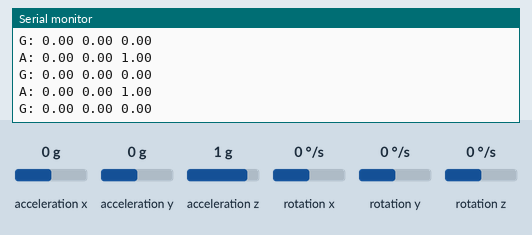
A sketch run on a simulated Arduino Nano, built with avr-gcc and run on an emulated ATmega328P. Shown: the last lines printed to the serial monitor. The test bench sets the inputs (shaded band); at power-on: acceleration y 0 g, rotation x 0 °/s, rotation y 0 °/s, acceleration x 0 g, acceleration z 1 g, rotation z 0 °/s.

Above: at 1.2 s.
1.3 s: acceleration y set to -1.4 g
At 2.2 s:
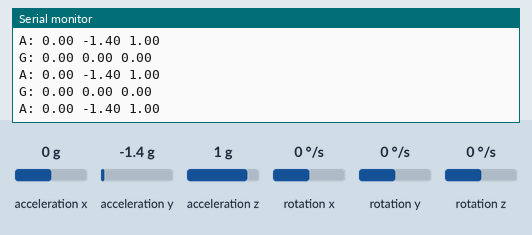
4.3 s: rotation x set to 100 °/s
At 5.2 s:
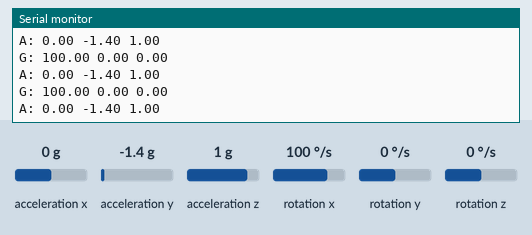
7.3 s: rotation y set to 100 °/s
At 8.4 s:
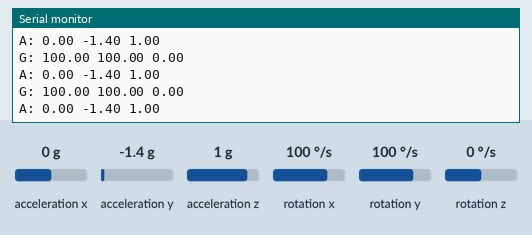
10.3 s: rotation x set to 0 °/s
At 11.3 s:
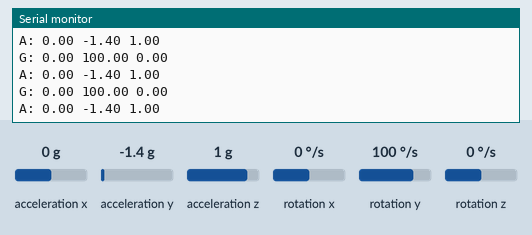
13.3 s: acceleration x set to -1.4 g
At 14.3 s:
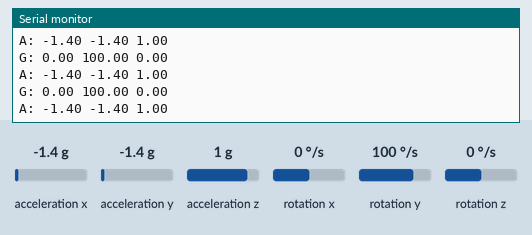

The sketch:

lsm6dsox_nano.ino
```cpp
// snippet: lsm6dsox_nano
// tags: imu, lsm6dsox, accelerometer, gyroscope, nano33iot, nano33ble, onboard, 6dof
// boards: nano33iot, nano33ble
// library: Arduino_LSM6DSOX
// description: NANO 33 IoT / BLE ONLY — reads the onboard LSM6DSOX via Arduino_LSM6DSOX.
//   This library talks to the chip hard-wired on the board; it will NOT work with an external
//   LSM6DSOX wired over I2C. For an external sensor use lsm6dsox_i2c instead.
// prompts: LSM6DSOX Nano 33, onboard IMU Nano 33 IoT BLE, Arduino_LSM6DSOX library, built-in 6DOF Nano, LSM6DSOX Arduino library
// not-tags: mpu6050, mpu9250, lsm6ds3, adxl345, bno055, bno085, bno08x, icm20948, icm42688, lis3dh
// exact-include: Arduino_LSM6DSOX.h

#include <Arduino_LSM6DSOX.h>

float ax, ay, az, gx, gy, gz;
unsigned long prevMs = 0;

void setup() {
  Serial.begin(9600);
  while (!Serial && millis() < 3000);
  if (!IMU.begin()) { Serial.println("LSM6DSOX init failed"); while (1); }
  Serial.print("Accel sample rate: "); Serial.println(IMU.accelerationSampleRate());
}

void loop() {
  unsigned long now = millis();
  if (now - prevMs < 20) return;
  prevMs = now;

  if (IMU.accelerationAvailable()) {  // LSM6DS3: true when a new accel sample is ready
    IMU.readAcceleration(ax, ay, az);  // LSM6DS3: writes g-force into the 3 float args; NOT getMotion6()
    Serial.print("A: "); Serial.print(ax); Serial.print(" "); Serial.print(ay); Serial.print(" "); Serial.println(az);
  }
  if (IMU.gyroscopeAvailable()) {  // LSM6DS3: true when a new gyro sample is ready
    IMU.readGyroscope(gx, gy, gz);  // LSM6DS3: writes deg/s into the 3 float args
    Serial.print("G: "); Serial.print(gx); Serial.print(" "); Serial.print(gy); Serial.print(" "); Serial.println(gz);
  }
}
```

Measured:
- after the input at 1.3 s, the serial monitor: prints a new line after 0.07 s (image 1)
- after the input at 4.3 s, the serial monitor: prints a new line after 0.09 s (image 2)
- after the input at 7.3 s, the serial monitor: prints a new line after 0.08 s (image 3)
- after the input at 10.3 s, the serial monitor: prints a new line after 0.08 s (image 4)
- after the input at 13.3 s, the serial monitor: prints a new line after 0.08 s (image 5)
